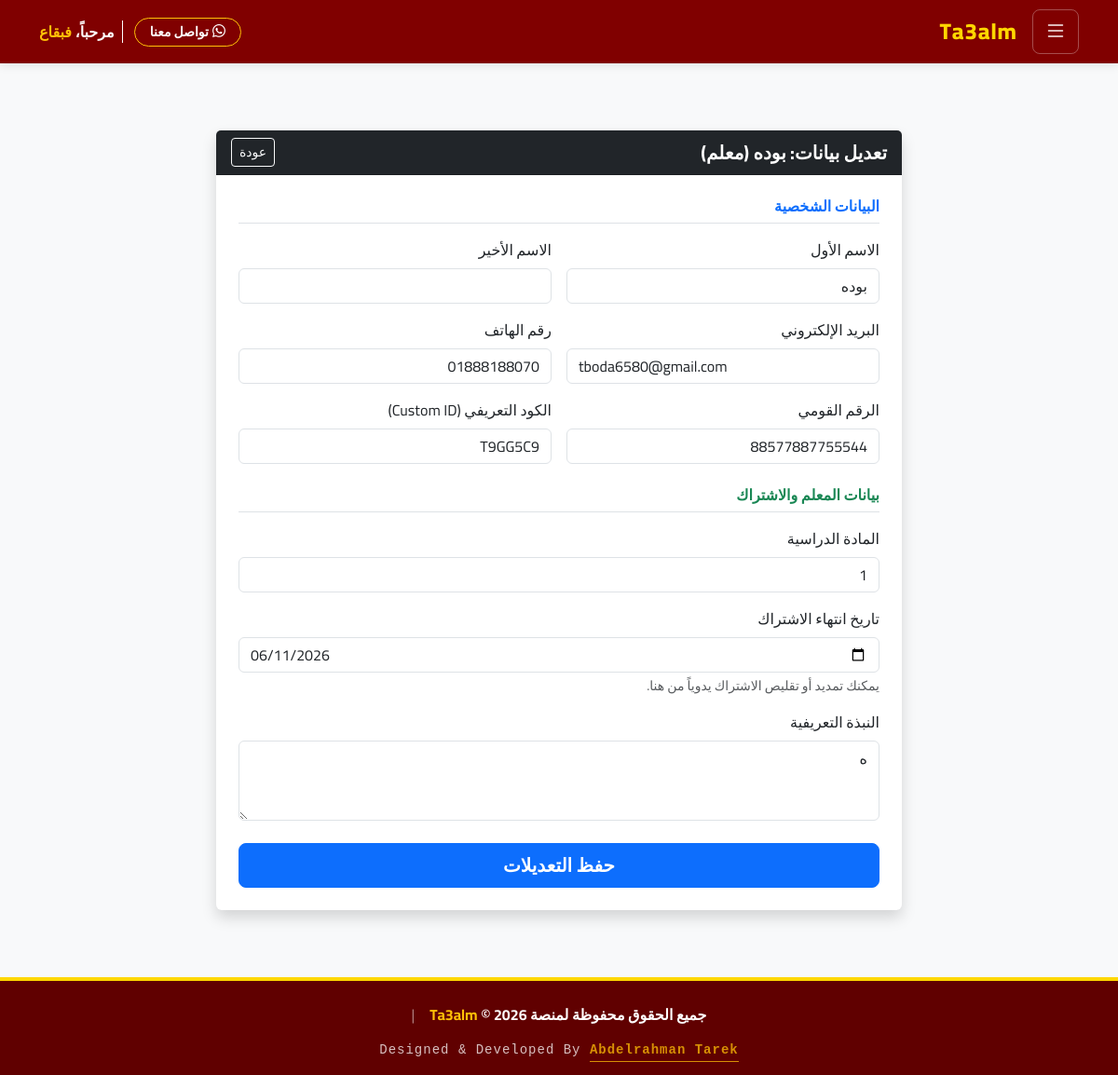
The page /ar/owner/edit/3/ (signed in) on the database its author committed.
### accounts/models.py (models this page shows, shortened)
class User(AbstractUser):
    role = models.CharField(max_length=20, choices=ROLE_CHOICES, default='student', verbose_name=_('نوع المستخدم'))
    phone = models.CharField(max_length=15, blank=True, null=True, verbose_name=_('رقم الهاتف'))
    national_id = models.CharField(max_length=14, blank=True, null=True, unique=True, verbose_name=_('الرقم القومي'))
    custom_id = models.CharField(max_length=10, blank=True, null=True, unique=True, verbose_name=_('كود المستخدم'))
    is_banned = models.BooleanField(default=False, verbose_name=_('محظور'))

### teachers/models.py (models this page shows, shortened)
class TeacherProfile(models.Model):
    user = models.OneToOneField(settings.AUTH_USER_MODEL, on_delete=models.CASCADE, related_name='teacher_profile')
    bio = models.TextField(blank=True, verbose_name=_('نبذة عن المعلم'))
    subject = models.ForeignKey(Subject, on_delete=models.SET_NULL, null=True, verbose_name="المادة")
    image = models.ImageField(upload_to='teachers/', blank=True, null=True, verbose_name=_('صورة المعلم'))
    subscription_end_date = models.DateTimeField(null=True, blank=True, verbose_name=_('تاريخ انتهاء الاشتراك'))
    is_trial_used = models.BooleanField(default=False, verbose_name=_('هل استهلك الشهر المجاني؟'))
    current_plan = models.ForeignKey(SubscriptionPlan, on_delete=models.SET_NULL, null=True, blank=True, verbose_name=_("الباقة الحالية"))

### core/views.py (the view)
# urls.py: path('owner/edit/<int:user_id>/', views.owner_edit_user, name='owner_edit_user'),
@login_required
def owner_edit_user(request, user_id):
    if not request.user.is_superuser:
        return redirect('home')
    target_user = get_object_or_404(User, id=user_id)
    teacher_form = None
    student_form = None
    assistant_form = None # <--- هذا هو المتغير الذي كان يسبب المشكلة
    if request.method == 'POST':
        user_form = OwnerUserEditForm(request.POST, instance=target_user)
        if target_user.role == 'teacher':
            teacher_form = OwnerTeacherEditForm(request.POST, instance=target_user.teacher_profile)
            if user_form.is_valid() and teacher_form.is_valid():
                user_form.save()
                teacher_form.save()
                messages.success(request, f"تم تعديل بيانات المعلم {target_user.first_name} بنجاح.")
                return redirect('owner_dashboard')
        elif target_user.role == 'student':
            student_form = OwnerStudentEditForm(request.POST, instance=target_user.student_profile)
            if user_form.is_valid() and student_form.is_valid():
                user_form.save()
                student_form.save()
                messages.success(request, f"تم تعديل بيانات الطالب {target_user.first_name} بنجاح.")
                return redirect('owner_dashboard')
        elif target_user.role == 'assistant':
            assistant_form = OwnerAssistantEditForm(request.POST, instance=target_user.assistant_profile)
            if user_form.is_valid() and assistant_form.is_valid():
                user_form.save()
                assistant_form.save()
                messages.success(request, f"تم تعديل بيانات المساعد {target_user.first_name} بنجاح.")
                return redirect('owner_dashboard')
        else:
            if user_form.is_valid():
                user_form.save()
                messages.success(request, "تم التعديل بنجاح.")
                return redirect('owner_dashboard')
    else:
        user_form = OwnerUserEditForm(instance=target_user)
        if target_user.role == 'teacher':
            teacher_form = OwnerTeacherEditForm(instance=target_user.teacher_profile)
        elif target_user.role == 'student':
            student_form = OwnerStudentEditForm(instance=target_user.student_profile)
        elif target_user.role == 'assistant':
            assistant_form = OwnerAssistantEditForm(instance=target_user.assistant_profile)
    context = {
        'target_user': target_user,
        'user_form': user_form,
        'teacher_form': teacher_form,
        'student_form': student_form,
        'assistant_form': assistant_form # الآن هذا المتغير موجود دائماً (إما فورم أو None)
    }
    return render(request, 'core/owner_edit_user.html', context)

### core/forms.py
class OwnerUserEditForm(forms.ModelForm):
    class Meta:
        model = User
        fields = ['first_name', 'last_name', 'email', 'phone', 'national_id', 'custom_id']
        labels = {
            'first_name': 'الاسم الأول',
            'last_name': 'الاسم الأخير',
            'email': 'البريد الإلكتروني',
            'phone': 'رقم الهاتف',
            'national_id': 'الرقم القومي',
            'custom_id': 'الكود التعريفي (ID)'
        }
        widgets = {
            'first_name': forms.TextInput(attrs={'class': 'form-control'}),
            'last_name': forms.TextInput(attrs={'class': 'form-control'}),
            'email': forms.EmailInput(attrs={'class': 'form-control'}),
            'phone': forms.TextInput(attrs={'class': 'form-control'}),
            'national_id': forms.TextInput(attrs={'class': 'form-control'}),
            'custom_id': forms.TextInput(attrs={'class': 'form-control'}),
        }

class OwnerTeacherEditForm(forms.ModelForm):
    subscription_end_date = forms.DateTimeField(
        label='تاريخ انتهاء الاشتراك',
        required=False,
        widget=forms.DateInput(attrs={'class': 'form-control', 'type': 'date'})
    )
    class Meta:
        model = TeacherProfile
        fields = ['subject', 'bio', 'subscription_end_date']
        labels = {
            'subject': 'المادة الدراسية',
            'bio': 'نبذة عن المعلم',
        }
        widgets = {
            'subject': forms.TextInput(attrs={'class': 'form-control'}),
            'bio': forms.Textarea(attrs={'class': 'form-control', 'rows': 3}),
        }

### core/context_processors.py (called while the page is built)
def notifications(request):
    if request.user.is_authenticated:
        notifs = Notification.objects.filter(recipient=request.user)[:5]
        unread_count = Notification.objects.filter(recipient=request.user, is_read=False).count()
        return {'notifications': notifs, 'unread_count': unread_count}
    return {}

### core/models.py (called while the page is built)
    @classmethod
    def load(cls):
        obj, created = cls.objects.get_or_create(pk=1)
        return obj

### templates/core/owner_edit_user.html (shortened to what this page needs)
{% extends 'base.html' %}
{% load i18n %}
{% block content %}
<div class="container py-5">
    <div class="row justify-content-center">
        <div class="col-md-8">
            <div class="card shadow border-0">
                <div class="card-header bg-dark text-white d-flex justify-content-between align-items-center">
                    <h5 class="mb-0 fw-bold">
                    </h5>
                    <a href="{% url 'owner_dashboard' %}" class="btn btn-sm btn-outline-light">{% trans "عودة" %}</a>
                </div>
                <div class="card-body p-4">
                    <form method="POST">
                        <h6 class="text-primary fw-bold border-bottom pb-2 mb-3">{% trans "البيانات الشخصية" %}</h6>
                        <div class="row g-3 mb-4">
                            <div class="col-md-6">
                                <label class="form-label">{% trans "الاسم الأول" %}</label>
                                {{ user_form.first_name }}
                            </div>
                            <div class="col-md-6">
                                <label class="form-label">{% trans "الاسم الأخير" %}</label>
                                {{ user_form.last_name }}
                            </div>
                            <div class="col-md-6">
                                <label class="form-label">{% trans "البريد الإلكتروني" %}</label>
                                {{ user_form.email }}
                            </div>
                            <div class="col-md-6">
                                <label class="form-label">{% trans "رقم الهاتف" %}</label>
                                {{ user_form.phone }}
                            </div>
                            <div class="col-md-6">
                                <label class="form-label">{% trans "الرقم القومي" %}</label>
                                {{ user_form.national_id }}
                            </div>
                            <div class="col-md-6">
                                <label class="form-label">{% trans "الكود التعريفي (Custom ID)" %}</label>
                                {{ user_form.custom_id }}
                            </div>
                        </div>
                        {% if teacher_form %}
                        <h6 class="text-success fw-bold border-bottom pb-2 mb-3">{% trans "بيانات المعلم والاشتراك" %}</h6>
                        <div class="mb-3">
                            <label class="form-label">{% trans "المادة الدراسية" %}</label>
                            {{ teacher_form.subject }}
                        </div>
                        <div class="mb-3">
                            <label class="form-label">{% trans "تاريخ انتهاء الاشتراك" %}</label>
                            {{ teacher_form.subscription_end_date }}
                            <div class="form-text">{% trans "يمكنك تمديد أو تقليص الاشتراك يدوياً من هنا." %}</div>
                        </div>
                        <div class="mb-4">
                            <label class="form-label">{% trans "النبذة التعريفية" %}</label>
                            {{ teacher_form.bio }}
                        </div>
                        {% endif %}
                        <div class="d-grid">
                            <button type="submit" class="btn btn-primary btn-lg fw-bold">{% trans "حفظ التعديلات" %}</button>
                        </div>
                    </form>
                </div>
            </div>
        </div>
    </div>
</div>
{% endblock %}

### templates/base.html (shortened to what this page needs)
{% load static %}
{% load i18n %}
{% get_current_language as LANGUAGE_CODE %}
<!DOCTYPE html>
<html lang="{{ LANGUAGE_CODE }}" dir="{% if LANGUAGE_CODE == 'ar' %}rtl{% else %}ltr{% endif %}">
<head>
    {% if LANGUAGE_CODE == 'ar' %}
        <link rel="stylesheet" href="https://cdn.jsdelivr.net/npm/bootstrap@5.3.0/dist/css/bootstrap.rtl.min.css">
    {% else %}
        <link rel="stylesheet" href="https://cdn.jsdelivr.net/npm/bootstrap@5.3.0/dist/css/bootstrap.min.css">
        <link href="https://fonts.googleapis.com/css2?family=Roboto:wght@400;500;700;900&display=swap" rel="stylesheet">
        <style>body { font-family: 'Roboto', sans-serif; }</style>
    {% endif %}
    <link rel="stylesheet" href="https://cdn.jsdelivr.net/npm/bootstrap-icons@1.11.3/font/bootstrap-icons.min.css">
</head>
<body>
    <nav class="top-navbar sticky-top">
        <div class="container d-flex justify-content-between align-items-center">
            <div class="d-flex align-items-center gap-3">
                <button class="btn menu-btn" type="button" data-bs-toggle="offcanvas" data-bs-target="#sidebarMenu">
                    <i class="bi bi-list fs-4"></i>
                </button>
                <a href="{% url 'home' %}" class="brand-logo">Ta3alm</a>
            </div>
            <div class="d-flex align-items-center gap-2">
                <a href="https://wa.me/+201507200894" target="_blank" class="btn btn-sm btn-outline-warning text-white fw-bold d-flex align-items-center rounded-pill px-3 mobile-small-text nowrap-text">
                    <i class="bi bi-whatsapp me-1"></i>
                    <span>{% trans "تواصل معنا" %}</span>
                </a>
                {% if user.is_authenticated %}
                    <div class="text-white d-none d-sm-block fw-bold border-start border-white ps-2 ms-1 mobile-small-text nowrap-text">
                        {% trans "مرحباً،" %} <span class="text-warning">{{ user.first_name }}</span>
                    </div>
                {% endif %}
            </div>
        </div>
    </nav>
    <main class="py-4">
        {% block content %}{% endblock %}
    </main>
    <footer class="text-white pt-4 pb-3" style="background-color: #600000; border-top: 4px solid #FFD700;">
        <div class="container text-center">
            <div class="row justify-content-center align-items-center mb-3">
                <div class="col-lg-10">
                    <div class="d-flex flex-column flex-md-row justify-content-center align-items-center gap-3">
                        <h6 class="mb-0 fw-bold">
                            {% trans "جميع الحقوق محفوظة لمنصة" %} <span class="text-warning">Ta3alm</span> &copy; {% now "Y" %}
                        </h6>
                        <span class="d-none d-md-block text-white-50">|</span>
                    </div>
                </div>
            </div>
            <div class="row">
                <div class="col-12">
                    <p class="small mb-0 opacity-75 code-font">
                        Designed & Developed By
                        <a href="https://man9000442-hub.github.io/Eng-Abdelrahman-prot/" target="_blank" class="text-warning fw-bold text-decoration-none border-bottom border-warning pb-1">
                            Abdelrahman Tarek
                        </a>
                    </p>
                </div>
            </div>
        </div>
    </footer>
</body>
</html>

### templates/base.html (style rules this page uses)
body { font-family: 'Cairo', sans-serif; }
body { display: flex; flex-direction: column; min-height: 100vh; background-color: #f8f9fa; }
main { flex: 1; }
.top-navbar { background-color: #800000; box-shadow: 0 2px 10px rgba(0,0,0,0.1); padding: 10px 0; z-index: 1030; }
.brand-logo { color: #FFD700 !important; font-weight: 800; font-size: 1.5rem; text-decoration: none; letter-spacing: 1px; }
.menu-btn { color: white; border: 1px solid rgba(255,255,255,0.3); border-radius: 8px; padding: 5px 12px; transition: all 0.3s; }
.code-font { font-family: 'Courier New', monospace; letter-spacing: 1px; }
.nowrap-text { white-space: nowrap; }

### rows shown on the page
User: first_name "فبقاع"
User: first_name "بوده", email "tboda6580@gmail.com", phone "01888188070", national_id "88577887755544", custom_id "T9GG5C9"
TeacherProfile: subject "1", subscription_end_date "06/11/2026", bio "ه"
